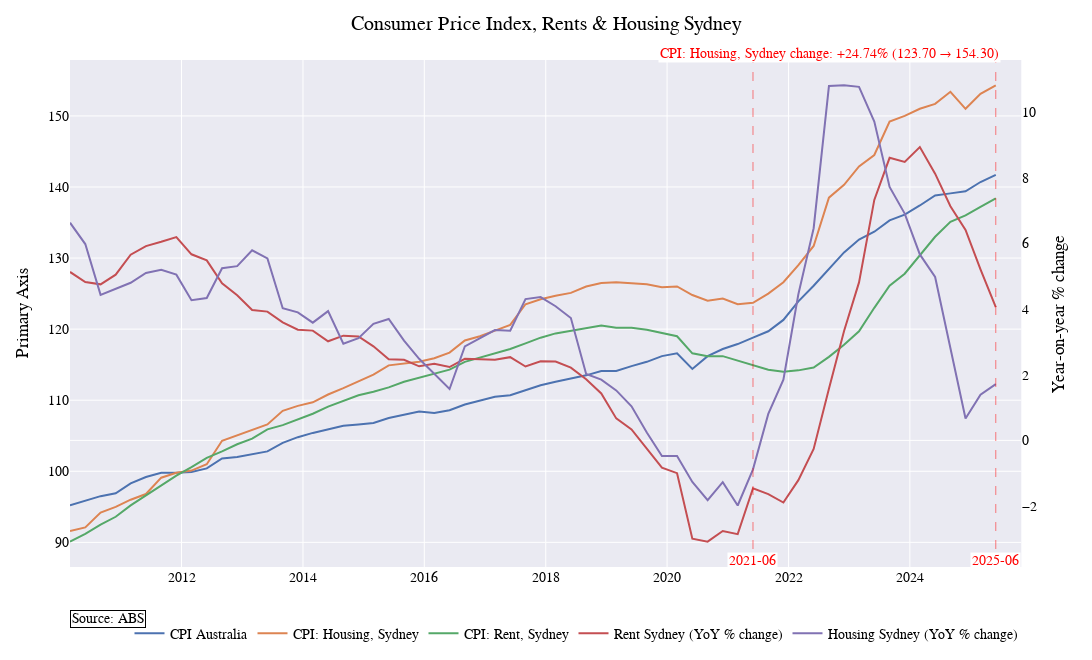

The cell this chart's notebook holds for it:
### Code cell
add_vlines_and_pct_change(figur, "2021-06-01", "2025-06-01", "CPI: Housing, Sydney", color='red', date_format="%Y-%m")
figur.show()
